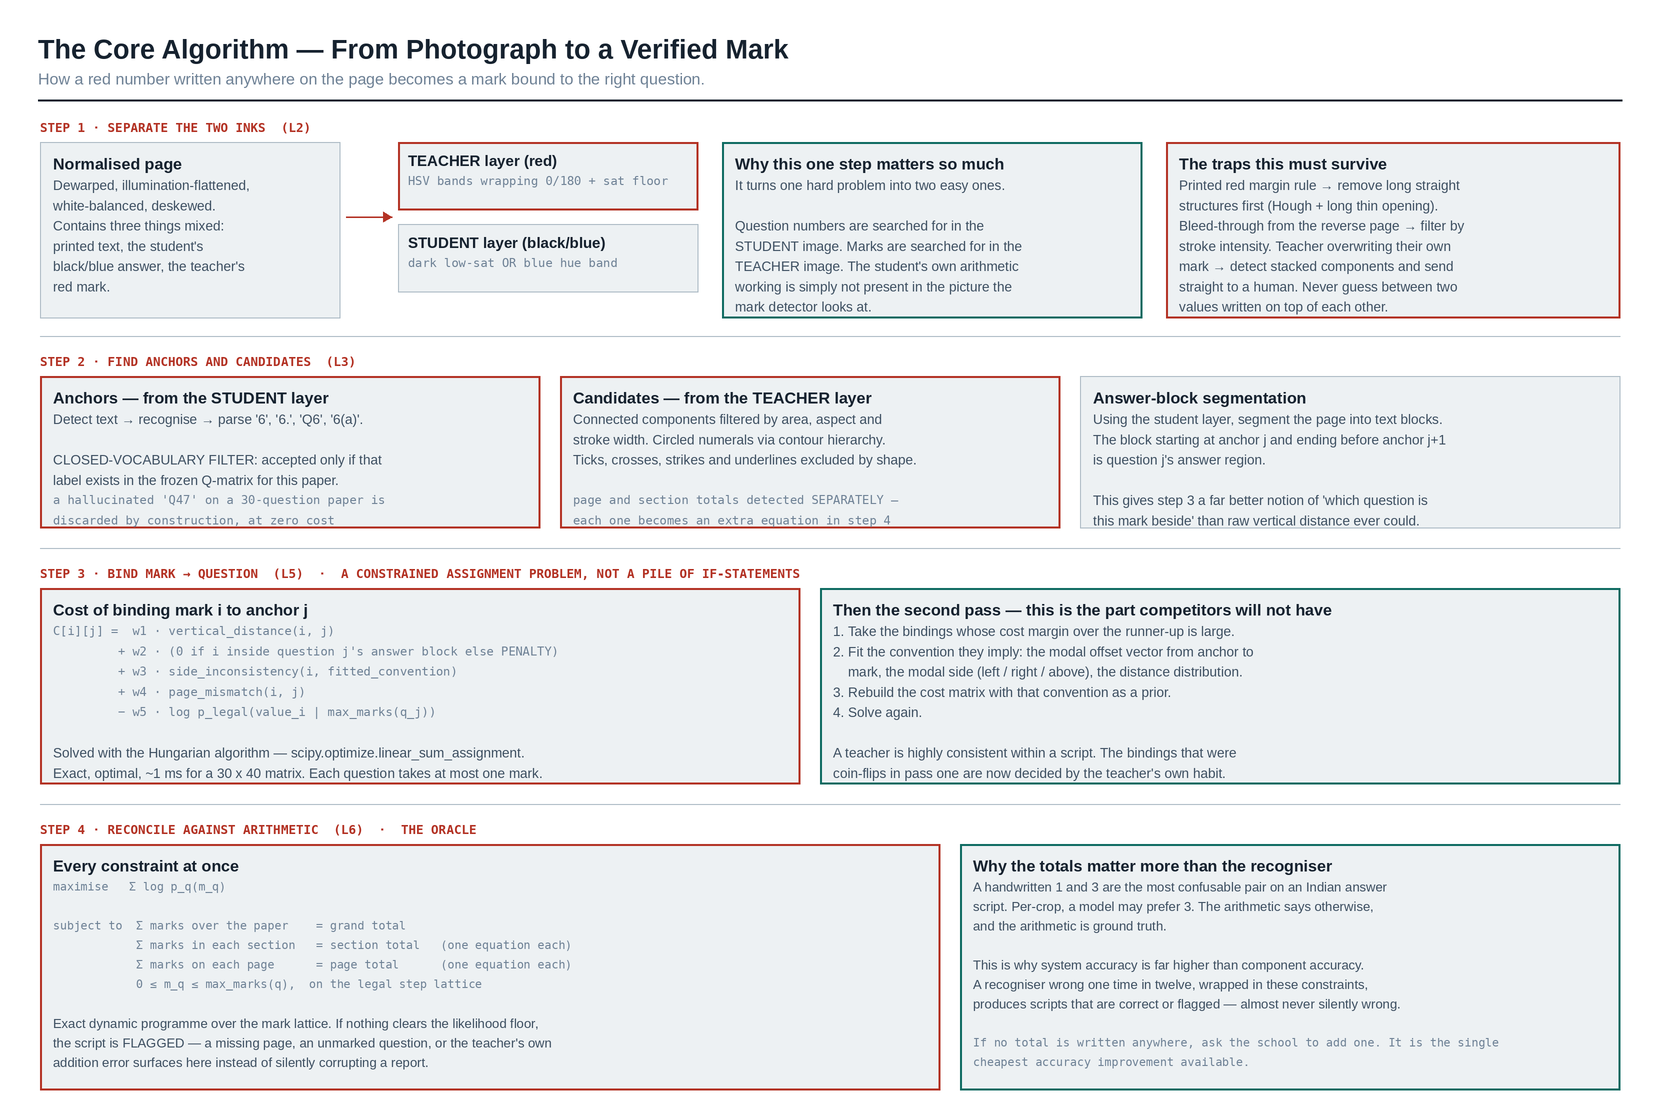

Generate this figure with Python:
from diag import D, C, FM, FB, FR, FMB
W,H = 1660, 1116
d = D(W,H,"The Core Algorithm — From Photograph to a Verified Mark",
      "How a red number written anywhere on the page becomes a mark bound to the right question.")

# stage 1: separation
d.tag(40,120,"STEP 1 · SEPARATE THE TWO INKS  (L2)",C["mark"],12.5)
d.box(40,142,300,176,"Normalised page",["Dewarped, illumination-flattened,","white-balanced, deskewed.",
  "Contains three things mixed:","printed text, the student's","black/blue answer, the teacher's","red mark."],"plain",tsize=16)
d.arrow([(346,217),(392,217)],C["mark"],1.8)
d.box(398,142,300,68,"TEACHER layer (red)",["~HSV bands wrapping 0/180 + sat floor"],"accent",tsize=15,pad=10)
d.box(398,224,300,68,"STUDENT layer (black/blue)",["~dark low-sat OR blue hue band"],"plain",tsize=15,pad=10)
d.box(722,142,420,176,"Why this one step matters so much",
 ["It turns one hard problem into two easy ones.","",
  "Question numbers are searched for in the","STUDENT image. Marks are searched for in the",
  "TEACHER image. The student's own arithmetic","working is simply not present in the picture the",
  "mark detector looks at."],"verify",tsize=16)
d.box(1166,142,454,176,"The traps this must survive",
 ["Printed red margin rule → remove long straight","structures first (Hough + long thin opening).",
  "Bleed-through from the reverse page → filter by","stroke intensity. Teacher overwriting their own",
  "mark → detect stacked components and send","straight to a human. Never guess between two",
  "values written on top of each other."],"accent",tsize=16)

# stage 2 localisation
d.line(40,336,1620,336,C["rule"],1)
d.tag(40,354,"STEP 2 · FIND ANCHORS AND CANDIDATES  (L3)",C["mark"],12.5)
d.box(40,376,500,152,"Anchors — from the STUDENT layer",
 ["Detect text → recognise → parse '6', '6.', 'Q6', '6(a)'.","",
  "CLOSED-VOCABULARY FILTER: accepted only if that","label exists in the frozen Q-matrix for this paper.",
  "~a hallucinated 'Q47' on a 30-question paper is","~discarded by construction, at zero cost"],"accent",tsize=16)
d.box(560,376,500,152,"Candidates — from the TEACHER layer",
 ["Connected components filtered by area, aspect and","stroke width. Circled numerals via contour hierarchy.",
  "Ticks, crosses, strikes and underlines excluded by shape.","",
  "~page and section totals detected SEPARATELY —","~each one becomes an extra equation in step 4"],"accent",tsize=16)
d.box(1080,376,540,152,"Answer-block segmentation",
 ["Using the student layer, segment the page into text blocks.","The block starting at anchor j and ending before anchor j+1",
  "is question j's answer region.","",
  "This gives step 3 a far better notion of 'which question is","this mark beside' than raw vertical distance ever could."],"plain",tsize=16)

# stage 3 association
d.line(40,548,1620,548,C["rule"],1)
d.tag(40,566,"STEP 3 · BIND MARK → QUESTION  (L5)  ·  A CONSTRAINED ASSIGNMENT PROBLEM, NOT A PILE OF IF-STATEMENTS",C["mark"],12.5)
d.box(40,588,760,196,"Cost of binding mark i to anchor j",
 ["~C[i][j] =  w1 · vertical_distance(i, j)",
  "~         + w2 · (0 if i inside question j's answer block else PENALTY)",
  "~         + w3 · side_inconsistency(i, fitted_convention)",
  "~         + w4 · page_mismatch(i, j)",
  "~         − w5 · log p_legal(value_i | max_marks(q_j))","",
  "Solved with the Hungarian algorithm — scipy.optimize.linear_sum_assignment.","Exact, optimal, ~1 ms for a 30 x 40 matrix. Each question takes at most one mark."],"accent",tsize=16)
d.box(820,588,800,196,"Then the second pass — this is the part competitors will not have",
 ["1. Take the bindings whose cost margin over the runner-up is large.",
  "2. Fit the convention they imply: the modal offset vector from anchor to",
  "    mark, the modal side (left / right / above), the distance distribution.",
  "3. Rebuild the cost matrix with that convention as a prior.",
  "4. Solve again.","",
  "A teacher is highly consistent within a script. The bindings that were","coin-flips in pass one are now decided by the teacher's own habit."],"verify",tsize=16)

# stage 4 reconcile
d.line(40,804,1620,804,C["rule"],1)
d.tag(40,822,"STEP 4 · RECONCILE AGAINST ARITHMETIC  (L6)  ·  THE ORACLE",C["mark"],12.5)
d.box(40,844,900,246,"Every constraint at once",
 ["~maximise   Σ log p_q(m_q)","",
  "~subject to  Σ marks over the paper    = grand total",
  "~            Σ marks in each section   = section total   (one equation each)",
  "~            Σ marks on each page      = page total      (one equation each)",
  "~            0 ≤ m_q ≤ max_marks(q),  on the legal step lattice","",
  "Exact dynamic programme over the mark lattice. If nothing clears the likelihood floor,","the script is FLAGGED — a missing page, an unmarked question, or the teacher's own","addition error surfaces here instead of silently corrupting a report."],"accent",tsize=16,lsize=13)
d.box(960,844,660,246,"Why the totals matter more than the recogniser",
 ["A handwritten 1 and 3 are the most confusable pair on an Indian answer","script. Per-crop, a model may prefer 3. The arithmetic says otherwise,",
  "and the arithmetic is ground truth.","",
  "This is why system accuracy is far higher than component accuracy.","A recogniser wrong one time in twelve, wrapped in these constraints,",
  "produces scripts that are correct or flagged — almost never silently wrong.","",
  "~If no total is written anywhere, ask the school to add one. It is the single","~cheapest accuracy improvement available."],"verify",tsize=16,lsize=13)
d.save("d5.png"); print("ok")
